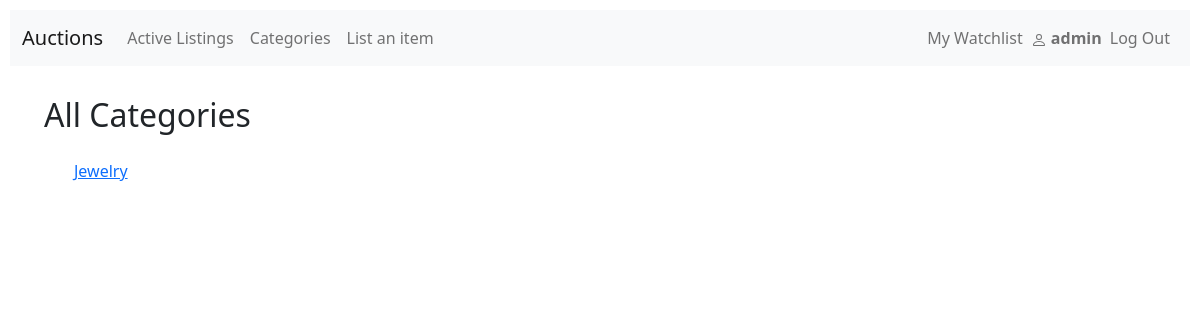
The app's page /categories/ (signed in), older data.
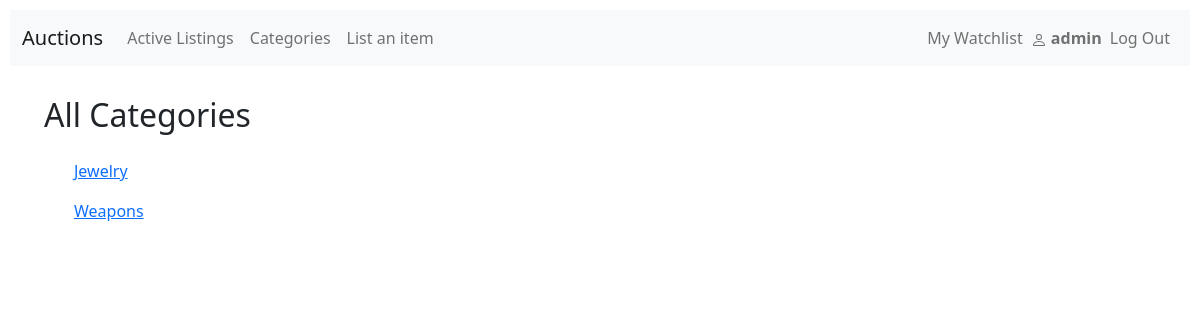
The same page, newer data.
### auctions/models.py (models this page shows, shortened)
class Category(models.Model):
    name = models.CharField(max_length=64, unique=True)
    class Meta:
        ordering = ["name"]
        verbose_name_plural = "categories"

### auctions/views.py (the view)
# urls.py: path("categories/", views.all_categories, name="all_categories"),
def all_categories(request):
    return render(request, "auctions/all_categories.html", {
        "categories": Category.objects.all()
    })

### auctions/templates/auctions/all_categories.html (shortened to what this page needs)
{% extends 'auctions/layout.html' %}
{% block body %}
<h2>All Categories</h2>
{% for category in categories %}
<ul>
    <a href="{% url 'auctions:category' category.id %}">{{ category.name | title }}</a>
</ul>
{% endfor %}
{% endblock body %}

Row changes from the older to the newer data that the page shows:
added Category: name "Weapons"
